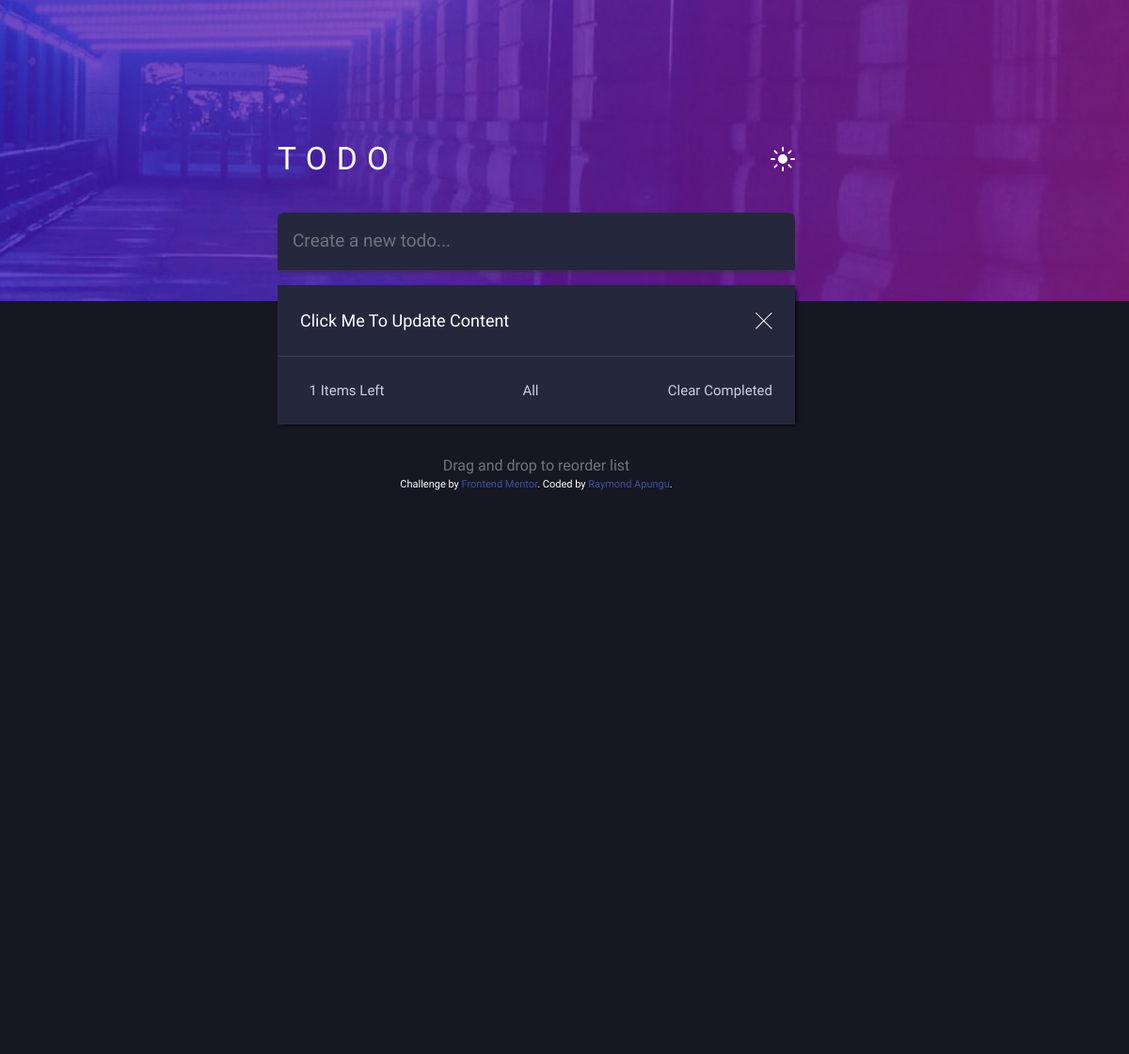
Before: / with the older database file.
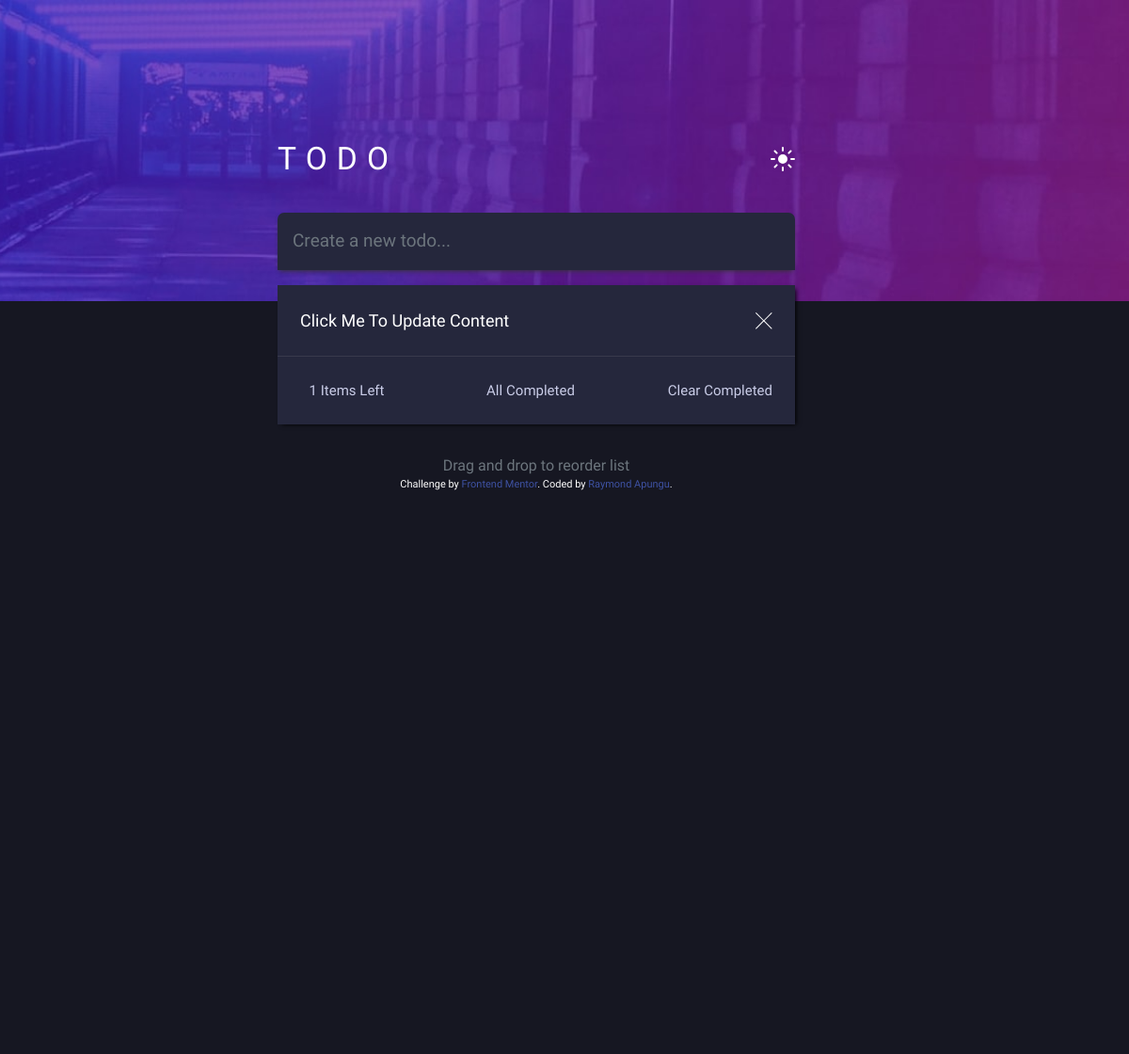
After: the same page with the newer database file.
### todo/models.py (models this page shows, shortened)
class Todo(models.Model):
    title = models.CharField(max_length=50)
    description = models.TextField(blank=True, null=True)
    status = models.ForeignKey(Status, on_delete=models.SET_NULL, blank=True, null=True)
    created = models.DateTimeField(auto_now_add=True)
    slug = models.SlugField(blank=True, null=True)
    class Meta:
        ordering = ['-created']

class Status(models.Model):
    title = models.CharField(max_length=100)
    class Meta:
        verbose_name_plural = "Status"

### todo/views.py (the view)
# urls.py: path('', todosPage, name='todos'),
def todosPage(request):
    p_address = request.META['REMOTE_ADDR']
    status = Status.objects.all()
    form = TodoForm()
    completed = request.GET.get('completed')
    if completed:
        todos = Todo.objects.filter(status=True)
    else:
        todos = Todo.objects.all().order_by('-created')
    if request.method == 'POST':
        form = TodoForm(request.POST)
        if form.is_valid():
            form.save()
            return redirect('todos')
    context = {
        'form': form,
        'todos': todos,
        'status': status
    }
    return render(request, 'todo/index.html', context)

### todo/forms.py
class TodoForm(forms.ModelForm):
    class Meta:
        model = Todo
        fields = ['title','description','status']
        widgets = {
            'title': forms.TextInput(attrs={'class': 'form-control data-entry', 'placeholder': 'Create a new todo...'}),
            'description': forms.Textarea(attrs={'class': 'form-control text-area ', 'placeholder': 'Description...'}),
            'status': forms.Select(attrs={'class': 'form-control text-area '}),
        }

### templates/todo/index.html (shortened to what this page needs)
{% extends 'base.html' %} {% load static %}
{% block content %}
<div class="todo-wrapper">
  <div class="title-bar">
    <a href="{% url 'todos' %}" class="page-title">todo</a>
    <div class="toggle">
      <img
        data-mode="light"
        class="theme light"
        src="{% static './images/icon-sun.svg' %}"
        alt=""
      />
    </div>
  </div>
<form action="" method="POST" class="form">
    <div class="entries form-group">
      {{form.title}}
    </div>
  </form>
  <div class="todos">
  {% for todo in todos %}
    <div {% if todo.status %}class="card strike" {% else %} class="card" {% endif %}>
      <div class="flex">
        <div class="complete" style="display: flex">
          <div class="title">
            <a href="{% url 'update' todo.slug %}" class="">{{todo.title|title}}</a>
          </div>
        </div>
        <div class="delete">
        <form action="" method="POST">
          <a href="{% url 'delete' todo.slug %}" name="Delete" class="" >
            <svg xmlns="http://www.w3.org/2000/svg" width="18" height="18">
              <path
                fill="#494C6B"
                fill-rule="evenodd"
                d="M16.97 0l.708.707L9.546 8.84l8.132 8.132-.707.707-8.132-8.132-8.132 8.132L0 16.97l8.132-8.132L0 .707.707 0 8.84 8.132 16.971 0z"
              />
            </svg>
          </a>
          </form>
        </div>
      </div>
    </div>
  {% endfor %}
  {% if todos %}
    <div class="card bottom-nav">
      <div>
        <span>{{todos.count}} items left</span>
      </div>
      <div>
        <a href="{% url 'todos' %}">All</a>
      {% for completed in status %}
        <a syle="" href="{% url 'todos' %}?completed={{completed.title}}">{{completed.title}}</a>
      {% endfor %}
      </div>
      <div>
        <a href="{% url 'clear' %}">Clear Completed</a>
      </div>
    </div>
  {% endif %}
  </div>
   <p style="margin-top: 2rem;" class="text-muted text-center">Drag and drop to reorder list </p>
        <div class="attribution">
            Challenge by <a href="https://www.frontendmentor.io?ref=challenge" target="_blank">Frontend Mentor</a>.
            Coded by <a target="_blank" href="https://github.com/Raymond-ap">Raymond Apungu</a>.
          </div>
      </div>
  </div>
{% endblock content %}

### templates/base.html (shortened to what this page needs)
{% load static %}
<!DOCTYPE html>
<html lang="en">
<head>
  <link rel="stylesheet" href="https://cdnjs.cloudflare.com/ajax/libs/font-awesome/5.15.2/css/all.min.css">
  <link href="https://cdn.jsdelivr.net/npm/bootstrap@5.0.0-beta2/dist/css/bootstrap.min.css" rel="stylesheet" >
  <link rel="stylesheet" href="{% static 'css/styles.css' %}">
</head>
<body class="DOMBody">
  <main class="main">
    <div class="head">
    </div>
    <section class="wrapper">
      <div class="container"></h1>
       {% block content %}{% endblock content %}
    </section>
  </main>
</body>
</html>

### static/css/styles.css (style rules this page uses)
* { margin: 0; padding: 0; box-sizing: border-box; }
:root { --Bright_Blue: hsl(220, 98%, 61%); --linear-gradient: hsl(192, 100%, 67%) to hsl(280, 87%, 65%); --Very_Light_Gray: hsl(0, 0%, 98%); --Very_Light_Grayish_Blue: hsl(236, 33%, 92%); --Light_Grayish_Blue: hsl(233, 11%, 84%); --Dark_Grayish_Blue: hsl(236, 9%, 61%); --Very_Dark_Grayish_Blue: hsl(235, 19%, 35%); --white: #fff; --Very_Dark_Blue: hsl(235, 21%, 11%); --Very_Dark_Desaturated_Blue: hsl(235, 24%, 19%); --Light_Grayish_Blue: hsl(234, 39%, 85%); --Light_Grayish_Blue_hover: hsl(236, 33%, 92%); --Dark_Grayish_Blue: hsl(234, 11%, 52%); --Very_Dark_Grayish_Blue: hsl(233, 14%, 35%); --Very_Dark_Grayish_Blue: hsl(237, 14%, 26%); --Font_size: 18px; }
html, body { scroll-behavior: smooth; font-family: "Josefin Sans", sans-serif; }
body * { transition: all .5s ease; }
ol, ul, li, a, p { margin: 0; list-style: none; text-decoration: none; }
.main { background: var(--Very_Dark_Blue); }
.head { min-height: 40vh; height: 100%; background: url("../images/bg-desktop-dark.jpg") center/cover; position: relative; }
.head::before { position: absolute; width: 100%; height: 100%; top: 0; bottom: 0; left: 0; right: 0; content: ""; background: var(--linear-gradient); }
.wrapper { min-height: 100vh; height: 100%; background: var(--Very_Dark_Blue); }
.container { display: flex; align-items: center; justify-content: center; flex-direction: column; color: #fff; margin-top: -11rem; position: absolute; width: 100%; }
.todo-wrapper { width: 100%; max-width: 550px; margin: 0 auto; }
.title-bar { display: flex; align-items: center; justify-content: space-between; }
.page-title { text-transform: uppercase; font-size: 2.1rem; font-weight: 500; letter-spacing: 0.3em; color: var(--white); }
.title-bar img { cursor: pointer; }
.toggle .light { display: block; }
.todo-wrapper .form { margin-top: 2rem; }
.todo-wrapper .form .form-group .data-entry { width: 100%; padding: 1rem 0.5rem 1rem 1rem; background: var(--Very_Dark_Desaturated_Blue) !important; border: none; font-size: 19px; color: var(--white); outline: none; border-radius: 7px 7px 0px 0px; -moz-border-radius: 7px 7px 0px 0px; -webkit-border-radius: 7px 7px 0px 0px; border: 0px solid #000000; -webkit-box-shadow: 0px 3px 5px -2px rgba(54, 50, 54, 1); -moz-box-shadow: 0px 3px 5px -2px rgba(54, 50, 54, 1); box-shadow: 0px 3px 5px -2px rgba(54, 50, 54, 1); }
.entries { position: relative; }
.todos { margin-top: 1rem; -webkit-box-shadow: 3px 2px 5px -2px rgba(0, 0, 0, 1); -moz-box-shadow: 3px 2px 5px -2px rgba(0, 0, 0, 1); box-shadow: 3px 2px 5px -2px rgba(0, 0, 0, 1); }
.todos .card { background: var(--Very_Dark_Desaturated_Blue) !important; padding: 1.5rem; border-radius: initial !important; border: none; border-bottom: 1px solid var(--Very_Dark_Grayish_Blue); }
.card .title a { color: #fff; font-size: 18px; }
.card .flex { display: flex; align-items: center; justify-content: space-between; }
.delete svg { pointer-events: none; }
.bottom-nav a, .bottom-nav span { font-size: 15px; color: var(--Light_Grayish_Blue); text-transform: capitalize !important; }
.bottom-nav span { margin: 0 0.6rem; }
.bottom-nav { display: flex; align-items: center; justify-content: space-between; flex-direction: row; border-bottom: none !important; }

### templates/base.html (style rules this page uses)
.attribution { font-size: 11px; text-align: center; }
.attribution a { color: hsl(228, 45%, 44%); }

Changed rows visible on the page:
added Status: title "Completed"
